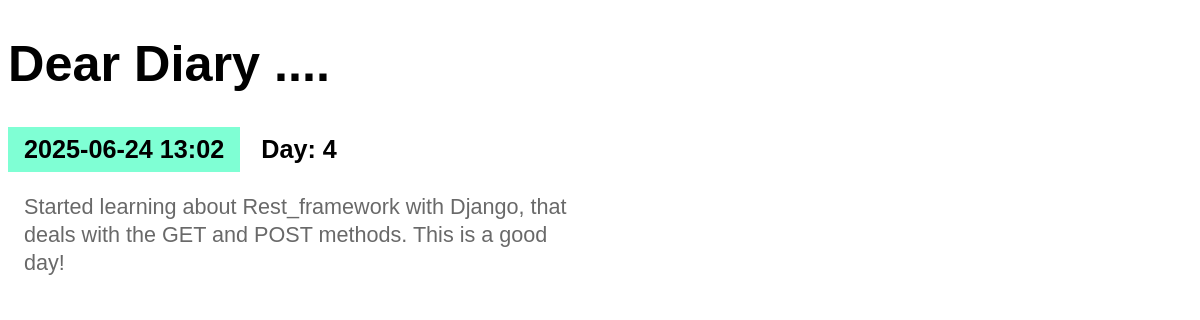
/entry/4, run on the app's committed database.
### entries/models.py (models this page shows, shortened)
class Entry(models.Model):
    title = models.CharField(max_length=200)
    content = models.TextField()
    date_created = models.DateTimeField(default=timezone.now)
    class Meta:
        verbose_name_plural = "Entries"

### entries/views.py (the view)
# urls.py: path("entry/<int:pk>", views.EntryDetailView.as_view(), name="entry-detail"),
class EntryDetailView(DetailView):
    model = Entry

### entries/templates/entries/entry_detail.html
{% extends "entries/base.html" %}
{% block content %}
    <article>
        <h2>{{ entry.date_created|date:'Y-m-d H:i' }}</h2>
        <h3>{{ entry.title }}</h3>
        <p>{{ entry.content }}</p>
    </article>
{% endblock content %}

### entries/static/css/diary.css (style rules this page uses)
* { box-sizing: border-box; }
body { font-family: sans-serif; font-size: 18px; }
h2, h3 { font-size: 1.4em; margin: 0; display: inline-block; padding: 0.5rem 1rem; vertical-align: top; }
h2 { background-color: aquamarine; }
article { margin-bottom: 0.5rem; }
p { font-size: 1.2em; padding-left: 1rem; line-height: 1.3em; max-width: 36rem; color: dimgray; }

### data on the page
Entry: date_created "2025-06-24 13:02", title "Day: 4", content "Started learning about Rest_framework with Django, that deals with the GET and POST methods. This is a good day!"
